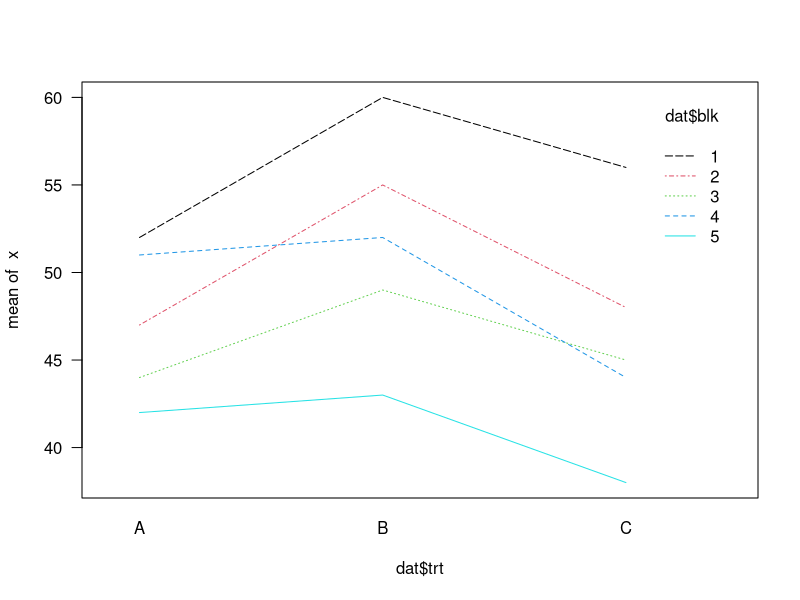

Write the R code that produced this figure.
## ---- chunk 1
knitr::opts_chunk$set(echo = TRUE)
## ---- chunk 2
x <- c(52, 47, 44, 51, 42, 60, 55, 49, 52, 43, 56, 48, 45, 44, 38)
trt <- rep(c("A", "B", "C"), each = 5)
blk <- rep(1:5, 3)
dat <- data.frame(x = x, trt = trt, blk = as.factor(blk))
## ---- chunk 3
aov <- aov(x ~ trt + blk, data = dat)
lm <- lm(x ~ trt + blk, data = dat)
anova(lm)
## ---- chunk 4
lm2 <- lm(x ~ trt, data = dat)
anova(lm2)
## ---- chunk 5
interaction.plot(dat$trt, dat$blk,
                 x, las = 1,
                 col = 1:5)
